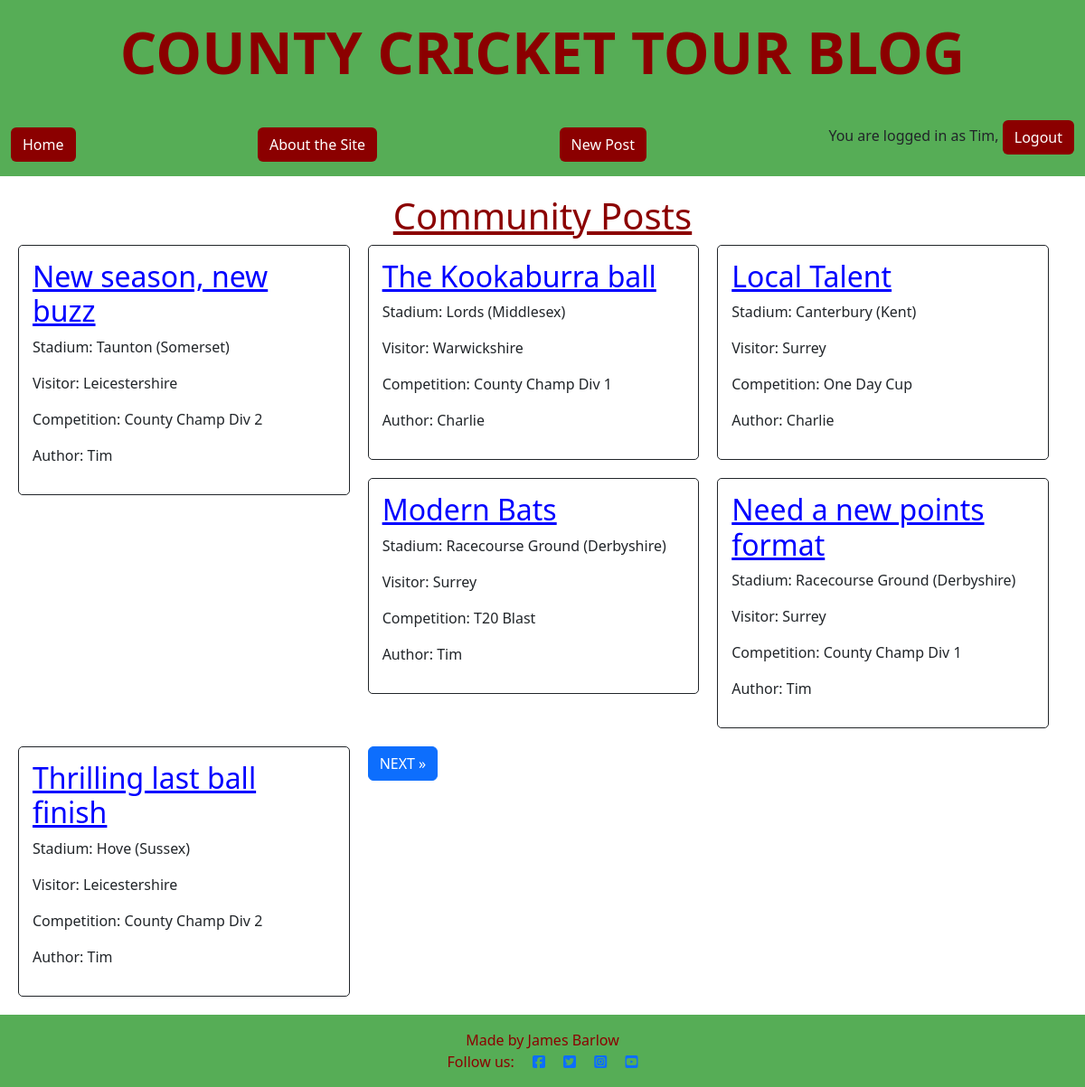
The page / (signed in) on the database its author committed.
### blog/models.py (models this page shows, shortened)
class Post(models.Model):
    title = models.CharField(max_length=200, unique=True)
    slug = AutoSlugField(populate_from='title', unique=True)
    author = models.ForeignKey(
        User, on_delete=models.CASCADE, related_name="blog_posts"
    )
    stadium = models.CharField(
        max_length=50,
        choices=STADIUM_CHOICES,
        default='Lords'
    )
    visitor = models.CharField(
        max_length=50,
        choices=VISITORS_CHOICES,
        default='Surrey'
    )
    competition = models.CharField(
        max_length=20,
        choices=COMPETITION_CHOICES,
        default='County Champ Div 1'
    )
    content = models.TextField()
    created_on = models.DateTimeField(auto_now_add=True)

### blog/views.py (the view)
# urls.py: path('', views.PostList.as_view(), name='home'),
class PostList(generic.ListView):
    queryset = Post.objects.order_by('-created_on')
    template_name = "blog/index.html"
    paginate_by = 6

### blog/templates/blog/index.html (shortened to what this page needs)
{% extends "base.html" %}
{% block content %}
<div class="index">
    <h1 class="page-title">Community Posts</h1>
    {% for post in object_list %}
    <div class="card post">
        <h2>
            <a href="{% url 'post_detail' post.slug %}" class="post-title">{{post.title}}</a>
        </h2>
        <p>Stadium: {{post.stadium}}</p>
        <p>Visitor: {{post.visitor}}</p>
        <p>Competition: {{post.competition}}</p>
        <p>Author: {{post.author}}</p>
    </div>
    {% endfor %}
    {% if page_obj.has_next %}
    <a href="?page={{ page_obj.next_page_number }}" class="btn btn-primary n-p">NEXT &raquo;</a>
    {% endif %}
</div>
{% endblock %}

### templates/base.html (shortened to what this page needs)
{% load static %}
{% url 'home' as home_url %}
{% url 'account_login' as login_url %}
{% url 'account_signup' as signup_url %}
{% url 'account_logout' as logout_url %}
<!DOCTYPE html>
<html class="h-100" lang="en">
<head>
    <link href="https://cdn.jsdelivr.net/npm/bootstrap@5.3.3/dist/css/bootstrap.min.css" rel="stylesheet"
>
    <link rel="stylesheet" href="{% static 'css/style.css' %}">
</head>
<body class="d-flex flex-column h-100">
    <div class="title-banner">
        <h1 class="title">COUNTY CRICKET TOUR BLOG</h1>
    </div>
    <nav class="navbar navbar-expand-lg nav-bg">
        <div class="container-fluid">
            <a href="{% url 'home' %}" class="btn nav-btn">
                Home
            </a>
            <a href="{% url 'about' %}" class="btn nav-btn">
                About the Site
            </a>
            {% if user.is_authenticated %}
            <a href="{% url 'add_post' %}" class="btn nav-btn">New Post</a>
            <div class="user-msg">
	            <p>
                    You are logged in as {{ user }},
                    <a class="btn nav-btn{% if request.path == logout_url %}active{% endif %}" aria-current="page"
                        href="{% url 'account_logout' %}">
                        Logout
                    </a>
                </p>
            </div>
            {% endif %}
        </div>
    </nav>
    <main>
        {% block content %}{% endblock content %}
    </main>
    <footer class="footer mt-auto py-3 footer-bg">
        <div class="container">
            <p class="m-0 text-center footer-text">Made by James Barlow</p>
            <p class="m-0 text-center footer-text">Follow us:
                <a href="https://www.facebook.com/" target="_blank"><i class="fab fa-facebook-square ms-3"></i></a>
                <a href="https://www.twitter.com/" target="_blank"><i class="fab fa-twitter-square ms-3"></i></a>
                <a href="https://www.instagram.com/" target="_blank"><i class="fab fa-instagram-square ms-3"></i></a>
                <a href="https://www.youtube.com/" target="_blank"><i class="fab fa-youtube-square ms-3"></i></a>
            </p>
        </div>
    </footer>
</body>
</html>

### static/css/style.css (style rules this page uses)
.title { color: #8B0000; font-size: 4rem; font-weight: bold; }
.title-banner { background-color: #56ad56; padding: 20px; text-align: center; position: relative; top: 0; width: 100%; }
.page-title { color: #8B0000; text-align: center; text-decoration: underline; }
.post-title { color: blue; text-align: center; text-decoration: underline; }
.nav-bg { background-color: #56ad56; }
.nav-btn { color: white; background-color: #8B0000 }
.footer-bg { background-color: #56ad56; }
.footer-text { color: #8B0000; }
.index { padding: 20px; }
.card { border: 1px solid; background-color: transparent; border-radius: 5px; padding: 15px; }
.post { width: calc(33.33% - 20px); margin-right: 20px; margin-bottom: 20px; float: left; box-sizing: border-box; }

### rows shown on the page
Post: title "New season, new buzz", stadium "Taunton (Somerset)", visitor "Leicestershire", competition "County Champ Div 2", author "Tim"
Post: title "The Kookaburra ball", stadium "Lords (Middlesex)", visitor "Warwickshire", competition "County Champ Div 1", author "Charlie"
Post: title "Local Talent", stadium "Canterbury (Kent)", visitor "Surrey", competition "One Day Cup", author "Charlie"
Post: title "Modern Bats", stadium "Racecourse Ground (Derbyshire)", visitor "Surrey", competition "T20 Blast", author "Tim"
Post: title "Need a new points format", stadium "Racecourse Ground (Derbyshire)", visitor "Surrey", competition "County Champ Div 1", author "Tim"
Post: title "Thrilling last ball finish", stadium "Hove (Sussex)", visitor "Leicestershire", competition "County Champ Div 2", author "Tim"

### other values the page prints
{{ user }} "Tim"
